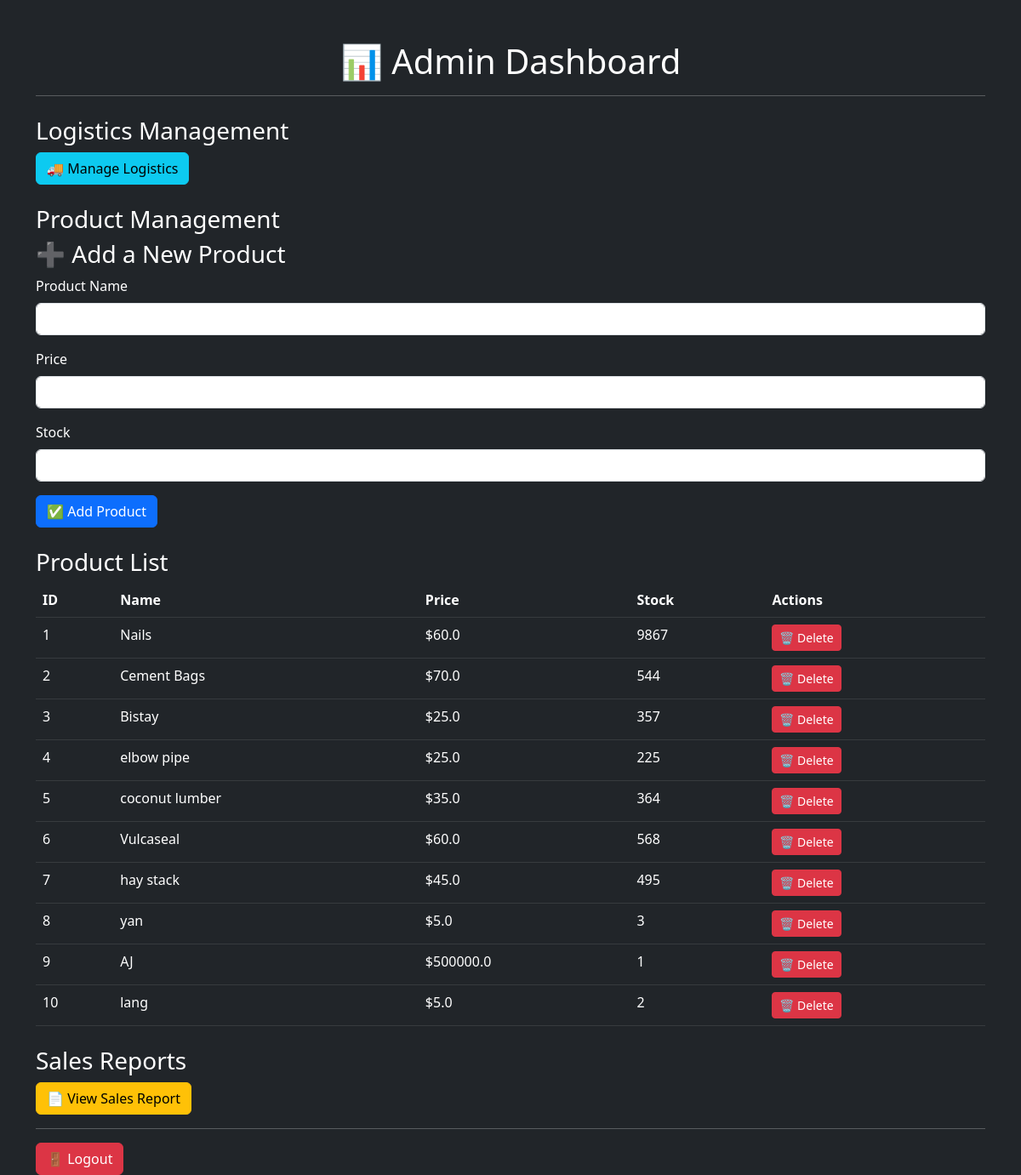
The page /admin_dashboard (signed in) on the database as committed earlier.
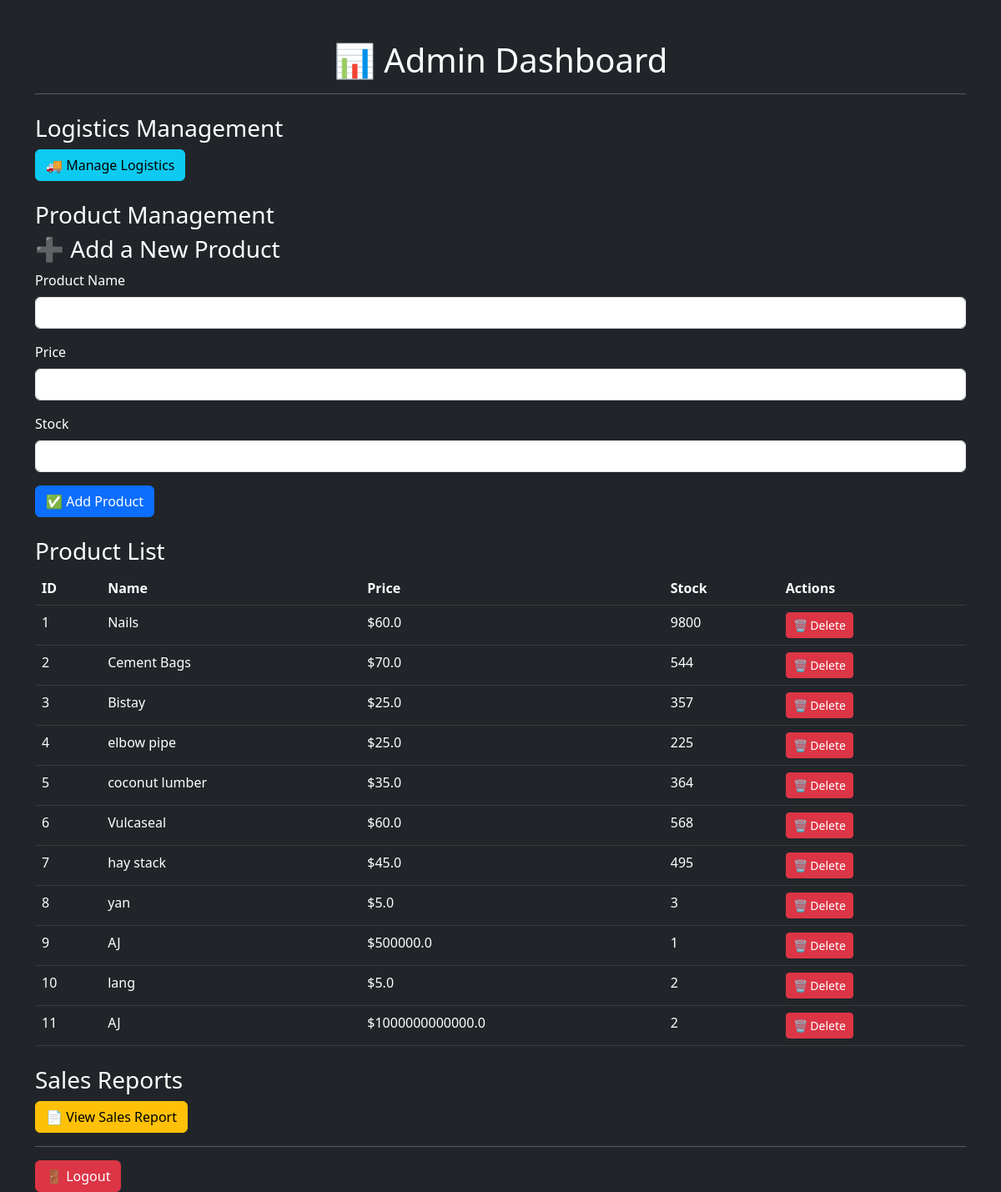
The same page on the database as committed later.
### app.py (models this page shows)
class Product(db.Model):
    id = db.Column(db.Integer, primary_key=True)
    name = db.Column(db.String(100), nullable=False)
    price = db.Column(db.Float, nullable=False)
    stock = db.Column(db.Integer, nullable=False)

### app.py (the view, shortened to what this page needs)
@app.route("/admin_dashboard", methods=["GET", "POST"])
@login_required
def admin_dashboard():
    if current_user.role != "admin":
        flash("Access Denied!", "danger")
        return redirect(url_for("cashier_dashboard"))
    form = ProductForm()
    products = Product.query.all()
    return render_template("admin_dashboard.html", form=form, products=products)

### app.py
class ProductForm(FlaskForm):
    name = StringField("Product Name", validators=[DataRequired()])
    price = FloatField("Price", validators=[DataRequired()])
    stock = IntegerField("Stock", validators=[DataRequired()])
    submit = SubmitField("Add Product")

### app.py (called while the page is built)
@login_manager.user_loader
def load_user(user_id):
    return db.session.get(User, int(user_id))  # ✅ Correct for SQLAlchemy 2.0

### templates/admin_dashboard.html (shortened to what this page needs)
<!DOCTYPE html>
<html lang="en">
<head>
    <link rel="stylesheet" href="https://cdn.jsdelivr.net/npm/bootstrap@5.3.0/dist/css/bootstrap.min.css">
</head>
<body class="bg-dark text-white">
    <div class="container mt-5">
        <h1 class="text-center">📊 Admin Dashboard</h1>
        <hr>
        <h3 class="mt-4">Logistics Management</h3>
<a href="{{ url_for('logistics_dashboard') }}" class="btn btn-info">🚚 Manage Logistics</a>
<br>
<br>
        <h3>Product Management</h3>
        <h3>➕ Add a New Product</h3>
<form method="POST">
    <div class="mb-3">
        <label class="form-label">Product Name</label>
        {{ form.name(class="form-control") }}
    </div>
    <div class="mb-3">
        <label class="form-label">Price</label>
        {{ form.price(class="form-control") }}
    </div>
    <div class="mb-3">
        <label class="form-label">Stock</label>
        {{ form.stock(class="form-control") }}
    </div>
    <button type="submit" class="btn btn-primary">✅ Add Product</button>
</form>
        <h3 class="mt-4">Product List</h3>
        <table class="table table-dark table-hover">
            <thead>
                <tr>
                    <th>ID</th><th>Name</th><th>Price</th><th>Stock</th><th>Actions</th>
                </tr>
            </thead>
            <tbody>
                {% for product in products %}
                <tr>
                    <td>{{ product.id }}</td>
                    <td>{{ product.name }}</td>
                    <td>${{ product.price }}</td>
                    <td>{{ product.stock }}</td>
                    <td>
                        <form action="{{ url_for('delete_product', product_id=product.id) }}" method="POST" style="display:inline;">
                            <button type="submit" class="btn btn-danger btn-sm" onclick="return confirm('Are you sure?')">🗑 Delete</button>
                        </form>
                    </td>
                </tr>
                {% endfor %}
            </tbody>
        </table>
        <h3 class="mt-4">Sales Reports</h3>
        <a href="{{ url_for('sales_report') }}" class="btn btn-warning">📄 View Sales Report</a>
        <hr>
        <a href="{{ url_for('logout') }}" class="btn btn-danger">🚪 Logout</a>
    </div>
</body>
</html>

Rows that differ between the two databases and show on the page:
changed Product "Nails": stock "9867" → "9800"
added Product: id "11", name "AJ", price "1000000000000.0", stock "2"
